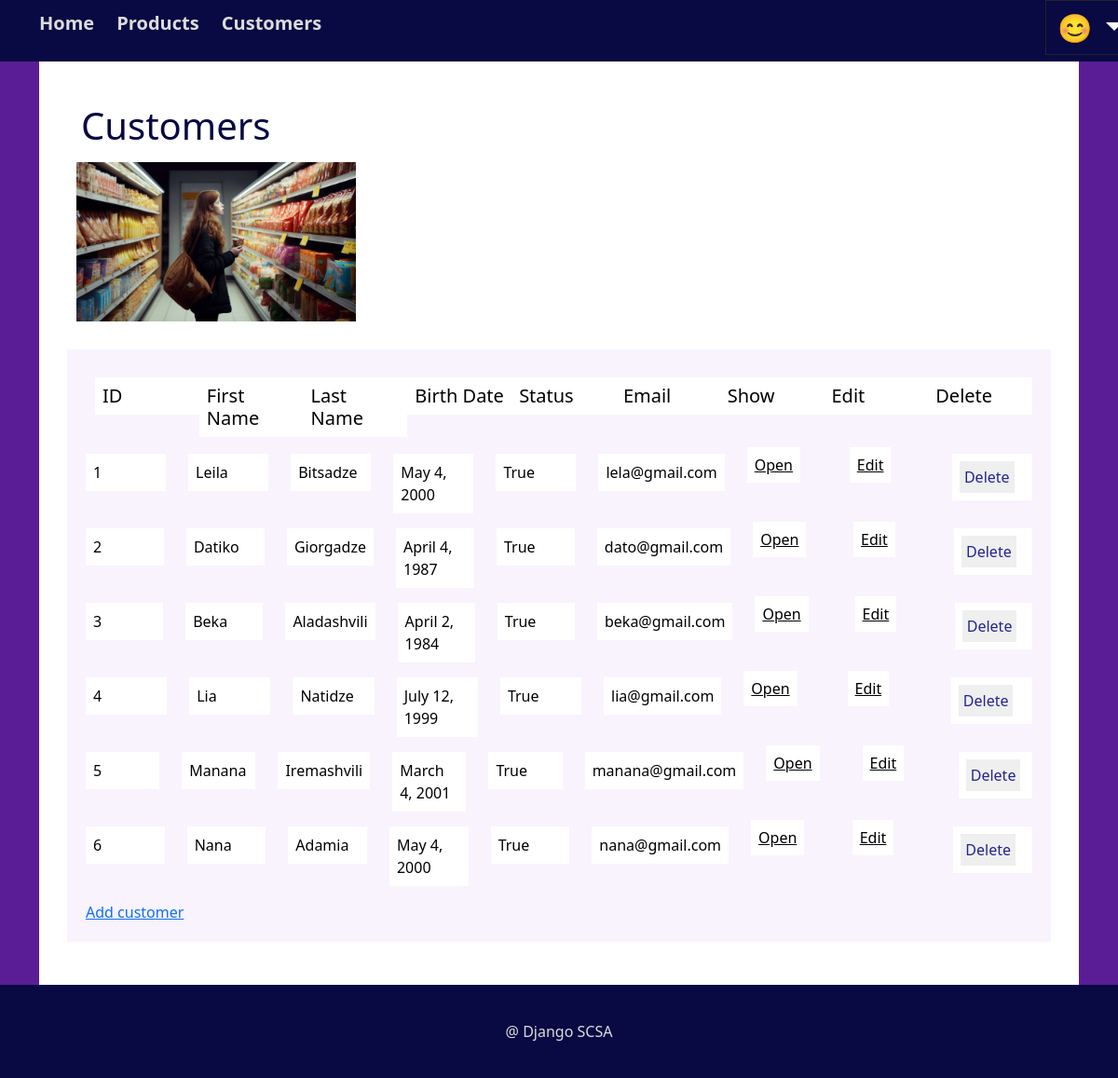
/customers/customer-list, run on an earlier commit of the app's database.
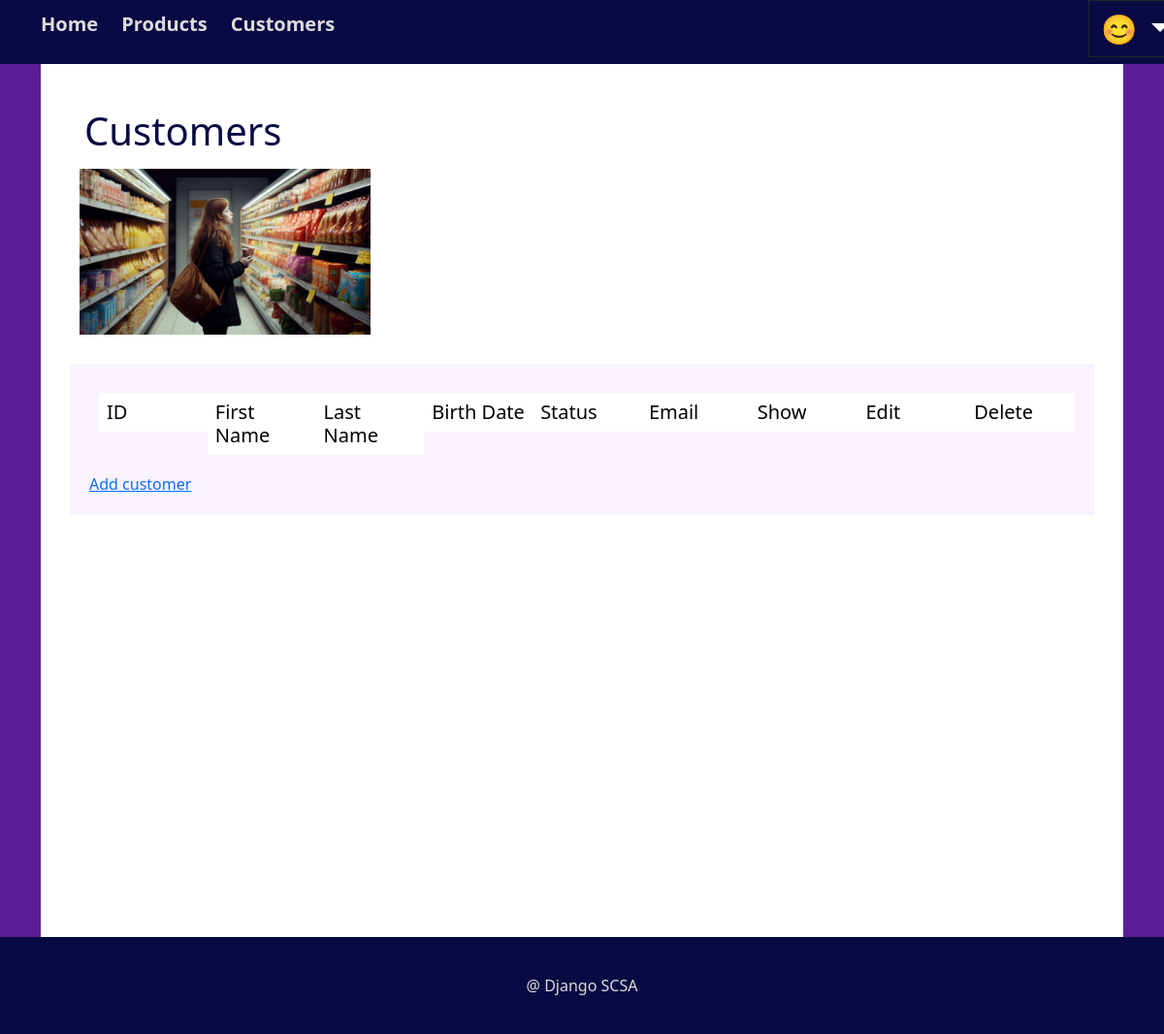
And on a later commit of the database.
### customers/models.py (models this page shows, shortened)
class CustomerModel(models.Model):
    first_name = models.CharField(max_length=30)
    last_name = models.CharField(max_length=30)
    birth_date = models.DateField(validators=[validate_customers])
    is_active = models.BooleanField(default=True)
    email = models.EmailField(validators=[validate_email])

### customers/views.py (the view)
# urls.py: urlpatterns = [    path('', customersListView, name='customers'),]
def customersListView(request):
    customers = CustomerModel.objects.all()
    template_name = "customerslist.html"
    context = {
        'customer_list': customers,
    }
    return render(request, template_name, context)

### templates/customerslist.html (shortened to what this page needs)
{% extends 'base.html' %}
{% block content %}
{% load static %}
  <header>
    <h1>Customers </h1>
    <img src="{% static 'images/girl.png' %}" alt="Food" class="image-lists">
  <header>
  <div class="table">
    <div class="row1">
      <div class="col"><h5>ID</h5></div>
      <div class="col"><h5>First Name</h5></div>
      <div class="col"><h5>Last Name</h5></div>
      <div class="col"><h5>Birth Date</h5></div>
      <div class="col"><h5>Status</h5></div>
      <div class="col"><h5>Email</h5></div>
      <div class="col"><h5>Show</h5></div>
      <div class="col"><h5>Edit</h5></div>
      <div class="col"><h5>Delete</h5></div>
    </div>
    {% for customer in customer_list %}
    <div class="row">
      <div class="col"><p>{{customer.id}}</p></div>
      <div class="col"><p>{{customer.first_name}}</p></div>
      <div class="col"><p>{{customer.last_name }}</p></div>
      <div class="col"><p>{{customer.birth_date}}</p></div>
      <div class="col"><p>{{customer.is_active}}</p></div>
      <div class="col"><p>{{customer.email}}</p></div>
      <div class="col">
        <a href="{% url 'customer' customer.id %}">Open</a>
    </div>
    <div class="col">
      <a href="{% url 'edit-customer' customer.id %}" >Edit</a>
    </div>
    <div class="col">
        <form method="POST" action="{% url 'delete-customer' customer.id %}" id="delete-form">
          <button class="edit-btn" onclick="return ConfirmDelete()">Delete</button>
        </form>
    </div>
  </div>
  {% endfor %}
  <a href="{% url 'add-customer' %}">Add customer</a>
{% endblock %}

### templates/base.html (shortened to what this page needs)
{% load static %}
{% load bootstrap5 %}
{% bootstrap_css %}
<!DOCTYPE html>
<html>
<head>
  <link rel="stylesheet" type="text/css" href="{% static 'css/styles.css' %}">
</head>
<body>
  <nav class="row">
    <div class="col-lg-11 col-md-6">
    <ul>
      <li class="navigator"><a href="{% url 'index' %}">Home</a></li>
      <li class="navigator"><a href="{% url 'product-list' %}">Products</a></li>
      <li class="navigator"><a href="{% url 'customer-list' %}">Customers</a></li>
    </ul>
   </div>
    <div class="dropdown col-lg-1 col-md-1">
      <button class="btn btn-dark dropdown-toggle dropdown-button" type="button" id="dropdownMenuButton1" data-bs-toggle="dropdown" aria-expanded="false">
        😊
      </button>
    </div>
  </nav>
  <div class="container">
    <main class="container1">
      {% block content %}{% endblock %}
    </main>
  </div>
  <footer>
    <div>@ Django SCSA</div>
  </footer>
</body>
</html>

### static/css/styles.css (style rules this page uses)
* { margin:0; padding:0; }
body { background-color: rgb(91, 29, 149); overflow-x: hidden; }
h2, h1 { color: rgb(9, 9, 67); margin: 15px; }
header { width: 100%; }
.container1 { display: flex; justify-content: space-between; background-color: white; min-height: 900px; padding: 30px; }
.row1 { display: flex; justify-content:space-between; width: 100%; padding: 5px; margin: 5px; border-color: rgb(31, 29, 29); }
.table { background-color: rgb(249, 243, 253); padding: 20px; }
.image-lists { display: flex; width: 300px; margin: 10px; padding-bottom: 20px;; }
.navigator { display: inline-block; padding: 10px; font-weight: bold; }
nav { background-color: rgb(9, 9, 67); }
nav a { color:gainsboro; text-decoration: none; font-size: 20px; }
footer { display: flex; justify-content: center; background-color: rgb(9, 9, 67); height:100px; }
footer div { display: flex; align-items: center; color: gainsboro; }
.dropdown-button { border-radius: 0px; background-color: rgb(9, 9, 67); font-size: 30px; }

What changed in the data, as far as the page shows it:
removed CustomerModel: id "1", first_name "Leila", last_name "Bitsadze", birth_date "May 4, 2000", is_active "True", email "lela@gmail.com"
removed CustomerModel: id "2", first_name "Datiko", last_name "Giorgadze", birth_date "April 4, 1987", is_active "True", email "dato@gmail.com"
removed CustomerModel: id "3", first_name "Beka", last_name "Aladashvili", birth_date "April 2, 1984", is_active "True", email "beka@gmail.com"
removed CustomerModel: id "4", first_name "Lia", last_name "Natidze", birth_date "July 12, 1999", is_active "True", email "lia@gmail.com"
removed CustomerModel: id "5", first_name "Manana", last_name "Iremashvili", birth_date "March 4, 2001", is_active "True", email "manana@gmail.com"
removed CustomerModel: id "6", first_name "Nana", last_name "Adamia", birth_date "May 4, 2000", is_active "True", email "nana@gmail.com"
